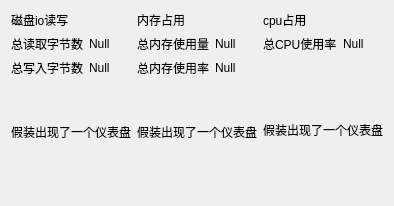
         <widget class="QWidget" name="Tab6">
          <property name="visible">
           <bool>false</bool>
          </property>
          <attribute name="title">
           <string>性能分析</string>
          </attribute>
          <layout class="QHBoxLayout" name="horizontalLayout_7">
           <item>
            <layout class="QVBoxLayout" name="IoLayout">
             <item>
              <widget class="QLabel" name="label_8">
               <property name="text">
                <string>磁盘io读写</string>
               </property>
              </widget>
             </item>
             <item>
              <layout class="QHBoxLayout" name="horizontalLayout_8">
               <item>
                <widget class="QLabel" name="label_14">
                 <property name="text">
                  <string>总读取字节数</string>
                 </property>
                </widget>
               </item>
               <item>
                <widget class="QLabel" name="read_bytes_label">
                 <property name="text">
                  <string>Null</string>
                 </property>
                </widget>
               </item>
              </layout>
             </item>
             <item>
              <layout class="QHBoxLayout" name="horizontalLayout_9">
               <item>
                <widget class="QLabel" name="label_20">
                 <property name="text">
                  <string>总写入字节数</string>
                 </property>
                </widget>
               </item>
               <item>
                <widget class="QLabel" name="write_bytes_label">
                 <property name="text">
                  <string>Null</string>
                 </property>
                </widget>
               </item>
              </layout>
             </item>
             <item>
              <spacer name="verticalSpacer_13">
               <property name="orientation">
                <enum>Qt::Vertical</enum>
               </property>
               <property name="sizeHint" stdset="0">
                <size>
                 <width>20</width>
                 <height>40</height>
                </size>
               </property>
              </spacer>
             </item>
             <item>
              <widget class="QLabel" name="Io_panel">
               <property name="sizePolicy">
                <sizepolicy hsizetype="Preferred" vsizetype="Preferred">
                 <horstretch>0</horstretch>
                 <verstretch>0</verstretch>
                </sizepolicy>
               </property>
               <property name="text">
                <string>假装出现了一个仪表盘
</string>
               </property>
               <property name="alignment">
                <set>Qt::AlignCenter</set>
               </property>
              </widget>
             </item>
             <item>
              <spacer name="verticalSpacer_14">
               <property name="orientation">
                <enum>Qt::Vertical</enum>
               </property>
               <property name="sizeHint" stdset="0">
                <size>
                 <width>20</width>
                 <height>40</height>
                </size>
               </property>
              </spacer>
             </item>
            </layout>
           </item>
           <item>
            <layout class="QVBoxLayout" name="MemoryLayout">
             <item>
              <widget class="QLabel" name="label_9">
               <property name="text">
                <string>内存占用</string>
               </property>
              </widget>
             </item>
             <item>
              <layout class="QHBoxLayout" name="horizontalLayout_10">
               <item>
                <widget class="QLabel" name="label_15">
                 <property name="text">
                  <string>总内存使用量</string>
                 </property>
                </widget>
               </item>
               <item>
                <widget class="QLabel" name="total_memory_rss_label">
                 <property name="text">
                  <string>Null</string>
                 </property>
                </widget>
               </item>
              </layout>
             </item>
             <item>
              <layout class="QHBoxLayout" name="horizontalLayout_11">
               <item>
                <widget class="QLabel" name="label_21">
                 <property name="text">
                  <string>总内存使用率</string>
                 </property>
                </widget>
               </item>
               <item>
                <widget class="QLabel" name="total_memory_percent_label">
                 <property name="text">
                  <string>Null</string>
                 </property>
                </widget>
               </item>
              </layout>
             </item>
             <item>
              <spacer name="verticalSpacer_9">
               <property name="orientation">
                <enum>Qt::Vertical</enum>
               </property>
               <property name="sizeHint" stdset="0">
                <size>
                 <width>20</width>
                 <height>40</height>
                </size>
               </property>
              </spacer>
             </item>
             <item>
              <widget class="QLabel" name="Memory_panel">
               <property name="text">
                <string>假装出现了一个仪表盘
</string>
               </property>
               <property name="alignment">
                <set>Qt::AlignCenter</set>
               </property>
              </widget>
             </item>
             <item>
              <spacer name="verticalSpacer_15">
               <property name="orientation">
                <enum>Qt::Vertical</enum>
               </property>
               <property name="sizeHint" stdset="0">
                <size>
                 <width>20</width>
                 <height>40</height>
                </size>
               </property>
              </spacer>
             </item>
            </layout>
           </item>
           <item>
            <layout class="QVBoxLayout" name="CpuLayout">
             <item>
              <widget class="QLabel" name="label_13">
               <property name="text">
                <string>cpu占用</string>
               </property>
              </widget>
             </item>
             <item>
              <layout class="QHBoxLayout" name="horizontalLayout_12">
               <item>
                <widget class="QLabel" name="label_16">
                 <property name="text">
                  <string>总CPU使用率</string>
                 </property>
                </widget>
               </item>
               <item>
                <widget class="QLabel" name="total_cpu_percent_label">
                 <property name="text">
                  <string>Null</string>
                 </property>
                </widget>
               </item>
              </layout>
             </item>
             <item>
              <widget class="QLabel" name="label_2">
               <property name="text">
                <string/>
               </property>
              </widget>
             </item>
             <item>
              <spacer name="verticalSpacer_8">
               <property name="orientation">
                <enum>Qt::Vertical</enum>
               </property>
               <property name="sizeHint" stdset="0">
                <size>
                 <width>20</width>
                 <height>40</height>
                </size>
               </property>
              </spacer>
             </item>
             <item>
              <widget class="QLabel" name="cpu_panel">
               <property name="text">
                <string>假装出现了一个仪表盘
</string>
               </property>
               <property name="alignment">
                <set>Qt::AlignCenter</set>
               </property>
              </widget>
             </item>
             <item>
              <spacer name="verticalSpacer_16">
               <property name="orientation">
                <enum>Qt::Vertical</enum>
               </property>
               <property name="sizeHint" stdset="0">
                <size>
                 <width>20</width>
                 <height>40</height>
                </size>
               </property>
              </spacer>
             </item>
            </layout>
           </item>
         </layout>
        </widget>
